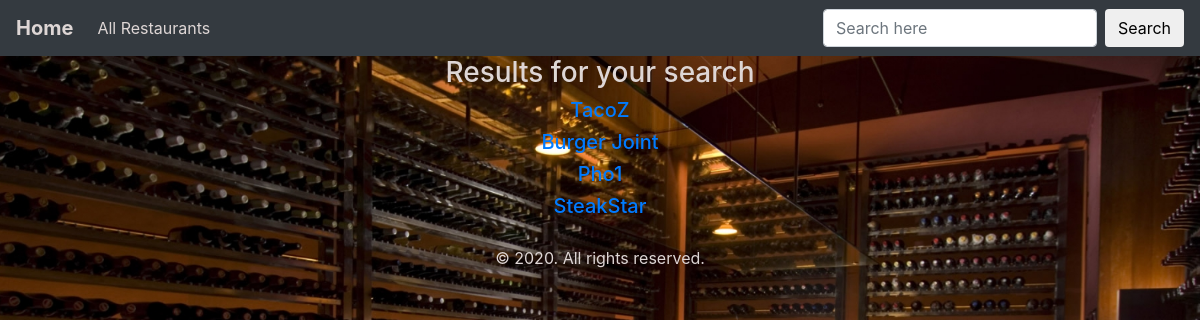
Screenshot of /search with the database file from the repository.
### ratingapp/models.py (models this page shows, shortened)
class Restaurant(models.Model):
    name = models.CharField(max_length=100)
    image = models.ImageField(upload_to='pic')
    food_type = models.CharField(max_length=100)
    rating = models.IntegerField(default=0, validators=[MaxValueValidator(5), MinValueValidator(1)])
    address = models.CharField(max_length=200)
    description = models.TextField(null=True, blank=True)
    created = models.DateTimeField(default=timezone.now)
    def get_absolute_url(self):
        return reverse('post-detail', kwargs={
            'id':self.id
        })

### ratingapp/views.py (the view)
# urls.py: path('search', views.search, name="search"),
def search(request):
    queryset = Restaurant.objects.all()
    query = request.GET.get('q')
    if query:
        queryset = queryset.filter(
            Q(name__icontains=query) |
            Q(description__icontains=query)
        ).distinct()
    context = {
        'queryset':queryset
    }
    return render(request, 'search_results.html', context)

### templates/search_results.html
{% extends 'base.html' %}
{% block content %}
{% load static %}
<body>
<h3 align="center">Results for your search</h3>
{% for post in queryset %}
<div class="container" align="center">
    <a href="{{ post.get_absolute_url }}"> <h5>{{ post.name }}</h5></a>
</div>
{% endfor %}
</body>
{% endblock %}

### templates/base.html (style rules this page uses)
body { background: url('static/images/bg_restaurant.jpg') no-repeat center center fixed; -webkit-background-size: cover; -moz-background-size: cover; -o-background-size: cover; background-size: cover; }
h3 { color: #ded6d5; }

### rows the page displays
Restaurant: name "TacoZ"
Restaurant: name "Burger Joint"
Restaurant: name "Pho1"
Restaurant: name "SteakStar"
